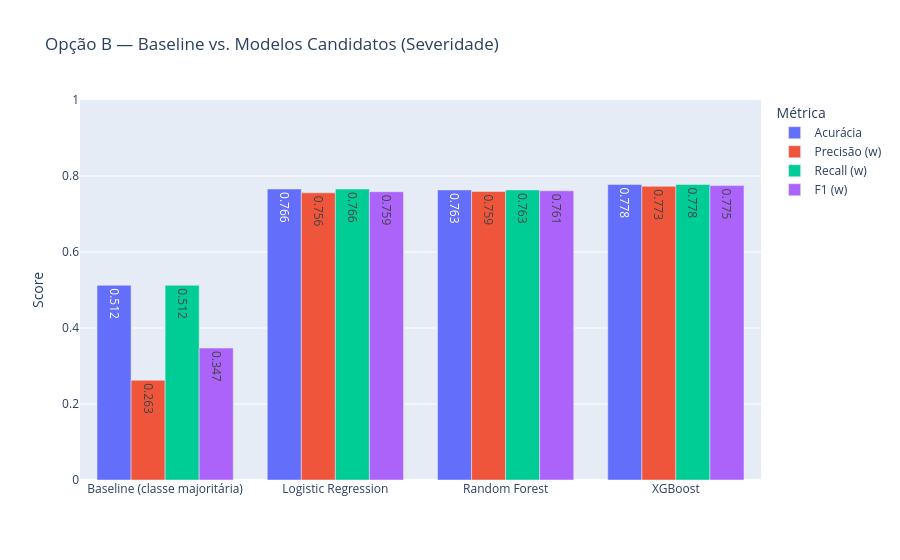

The notebook cell this image was saved under:
### Markdown cell above
### 6.1 — Avaliação da Opção B (Baseline e Modelos Únicos)

O baseline (classe majoritária) fixa o piso de comparação: qualquer ganho de F1 dos demais modelos sobre ele é a evidência de que as features carregam sinal preditivo real. A atenção recai sobre DESTRUÍDA: falsos negativos — predizer LEVE quando o dano real é DESTRUÍDA — têm consequências de segurança mais graves que falsos positivos. Essa assimetria sugere calibração de limiar de decisão em aplicações operacionais futuras.

### Code cell
from sklearn.metrics import precision_score, recall_score

results_p2 = pd.DataFrame({
    'Modelo': ['Baseline (classe majoritária)', 'Logistic Regression', 'Random Forest', 'XGBoost'],
    'Acurácia': [
        accuracy_score(y_test_p2_enc, y_pred_baseline_p2),
        accuracy_score(y_test_p2_enc, y_pred_lr_p2),
        accuracy_score(y_test_p2_enc, y_pred_rf_p2),
        accuracy_score(y_test_p2_enc, y_pred_xgb_p2),
    ],
    'Precisão (w)': [
        precision_score(y_test_p2_enc, y_pred_baseline_p2, average='weighted', zero_division=0),
        precision_score(y_test_p2_enc, y_pred_lr_p2, average='weighted', zero_division=0),
        precision_score(y_test_p2_enc, y_pred_rf_p2, average='weighted', zero_division=0),
        precision_score(y_test_p2_enc, y_pred_xgb_p2, average='weighted', zero_division=0),
    ],
    'Recall (w)': [
        recall_score(y_test_p2_enc, y_pred_baseline_p2, average='weighted', zero_division=0),
        recall_score(y_test_p2_enc, y_pred_lr_p2, average='weighted', zero_division=0),
        recall_score(y_test_p2_enc, y_pred_rf_p2, average='weighted', zero_division=0),
        recall_score(y_test_p2_enc, y_pred_xgb_p2, average='weighted', zero_division=0),
    ],
    'F1 (w)': [
        f1_score(y_test_p2_enc, y_pred_baseline_p2, average='weighted', zero_division=0),
        f1_score(y_test_p2_enc, y_pred_lr_p2, average='weighted', zero_division=0),
        f1_score(y_test_p2_enc, y_pred_rf_p2, average='weighted', zero_division=0),
        f1_score(y_test_p2_enc, y_pred_xgb_p2, average='weighted', zero_division=0),
    ],
})

print(results_p2.round(4).to_string(index=False))

fig = px.bar(
    results_p2.melt(id_vars='Modelo', var_name='Métrica', value_name='Valor'),
    x='Modelo', y='Valor', color='Métrica', barmode='group',
    title='Opção B — Baseline vs. Modelos Candidatos (Severidade)',
    labels={'Valor': 'Score', 'Modelo': ''},
    text_auto='.3f'
)
fig.update_layout(yaxis_range=[0, 1])
fig.show()

cm_p2 = confusion_matrix(y_test_p2_enc, y_pred_xgb_p2)
fig_cm = px.imshow(
    cm_p2,
    labels=dict(x='Predito', y='Real', color='Contagem'),
    x=list(le_p2.classes_),
    y=list(le_p2.classes_),
    text_auto=True,
    color_continuous_scale='Blues',
    title='Matriz de Confusão — XGBoost (Opção B)'
)
fig_cm.show()

### Figure 1 — Plotly figure (JSON) as saved in the notebook; plotly's stock layout.template omitted (floating-point values rounded to 4 significant figures)
{"data": [{"alignmentgroup": "True", "hovertemplate": "Métrica=Acurácia<br>=%{x}<br>Score=%{y}<extra></extra>", "legendgroup": "Acurácia", "marker": {"color": "#636efa", "pattern": {"shape": ""}}, "name": "Acurácia", "offsetgroup": "Acurácia", "orientation": "v", "showlegend": true, "textposition": "auto", "texttemplate": "%{y:.3f}", "type": "bar", "x": ["Baseline (classe majoritária)", "Logistic Regression", "Random Forest", "XGBoost"], "xaxis": "x", "y": [0.5124, 0.7657, 0.7633, 0.7776], "yaxis": "y"}, {"alignmentgroup": "True", "hovertemplate": "Métrica=Precisão (w)<br>=%{x}<br>Score=%{y}<extra></extra>", "legendgroup": "Precisão (w)", "marker": {"color": "#EF553B", "pattern": {"shape": ""}}, "name": "Precisão (w)", "offsetgroup": "Precisão (w)", "orientation": "v", "showlegend": true, "textposition": "auto", "texttemplate": "%{y:.3f}", "type": "bar", "x": ["Baseline (classe majoritária)", "Logistic Regression", "Random Forest", "XGBoost"], "xaxis": "x", "y": [0.2625, 0.7557, 0.7592, 0.7727], "yaxis": "y"}, {"alignmentgroup": "True", "hovertemplate": "Métrica=Recall (w)<br>=%{x}<br>Score=%{y}<extra></extra>", "legendgroup": "Recall (w)", "marker": {"color": "#00cc96", "pattern": {"shape": ""}}, "name": "Recall (w)", "offsetgroup": "Recall (w)", "orientation": "v", "showlegend": true, "textposition": "auto", "texttemplate": "%{y:.3f}", "type": "bar", "x": ["Baseline (classe majoritária)", "Logistic Regression", "Random Forest", "XGBoost"], "xaxis": "x", "y": [0.5124, 0.7657, 0.7633, 0.7776], "yaxis": "y"}, {"alignmentgroup": "True", "hovertemplate": "Métrica=F1 (w)<br>=%{x}<br>Score=%{y}<extra></extra>", "legendgroup": "F1 (w)", "marker": {"color": "#ab63fa", "pattern": {"shape": ""}}, "name": "F1 (w)", "offsetgroup": "F1 (w)", "orientation": "v", "showlegend": true, "textposition": "auto", "texttemplate": "%{y:.3f}", "type": "bar", "x": ["Baseline (classe majoritária)", "Logistic Regression", "Random Forest", "XGBoost"], "xaxis": "x", "y": [0.3472, 0.7587, 0.761, 0.7747], "yaxis": "y"}], "layout": {"barmode": "group", "legend": {"title": {"text": "Métrica"}, "tracegroupgap": 0}, "title": {"text": "Opção B — Baseline vs. Modelos Candidatos (Severidade)"}, "xaxis": {"anchor": "y", "domain": [0, 1], "title": {"text": ""}}, "yaxis": {"anchor": "x", "domain": [0, 1], "range": [0, 1], "title": {"text": "Score"}}}}
